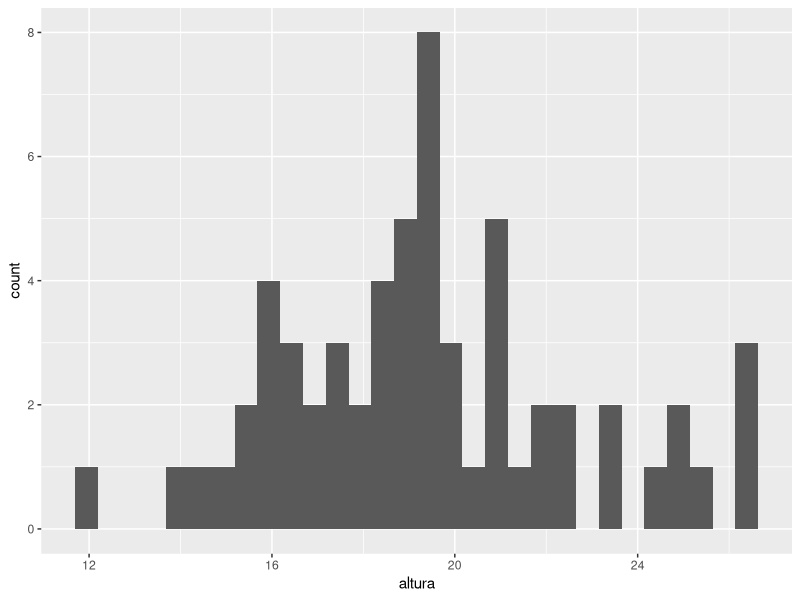
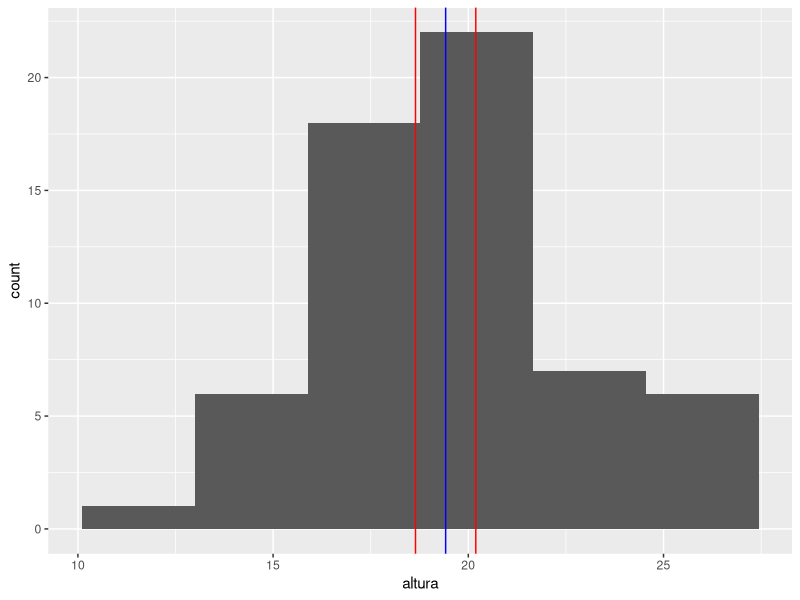

Recreate these plots in R, in order. (Note: this script raises an error after producing the figures.)
##### Teste de Hipotese #####

# leitura dos dados 
dados=read.csv('ex1.csv', sep = ',',dec='.',header = T)

##Carregando biblioteca 
install.packages("ggplot2")
library("ggplot2")

# Exercicio 1
# Siginificancia = erro -> 7%  
# confianca = acerto    -> 93%

t.test(dados$altura,conf.level=0.93)
ggplot(dados,aes(altura))+geom_histogram()
# a verdadeira media esta de 17.04 ate 19,27 com 93% de confiança
ggplot(dados,aes(altura))+geom_histogram(bins = 6)+geom_vline(xintercept=19.41936  ,col= 'blue')+
  geom_vline(xintercept=c(18.64731,20.19142),col='red')

# Exercicio 2
# leitura dos dados
dados2= read.csv('ex2.csv', sep=',', dec='.', header=T)

# Significancia = erro -> 3%
# Confianca =   acerto -> 97%

prop.test(107,200, conf.level=0.97)
# intervalo de confianca é de -> 0.4560724 0.6122653



# H0 => media  = 20
# H1 => media != 20
t.test(dados$tamanho, alternative="two.side" ,mu = 20,conf.level = 0.94)


# H0 => media = 18
# H1 => media < 18
t.test(dados$tamanho, alternative="less" ,mu = 18,conf.level = 0.96)

# H0 => media = 16
# H1 => media > 16

t.test(dados$tamanho, alternative = "greater", mu = 16, conf.level = 0.97)


##### Teste de proporcao #####

# H0 => proporcao  = 0.5
# H1 => proporcao != 0.5
prop.test(24,50,alternative = "two.side", p=0.5 ,conf.level = 0.98 )


# H0 => proporcao  = 0.65
# H1 => proporcao  < 0.65
prop.test(24,50,alternative = "less", p=0.65 ,conf.level = 0.94 )



##### Teste de hipotese para 2 amostras independentes ######
# leitura dos dados 
dados=read.csv('ex2.csv')

t.test(dados$a, dados$b, alternative ="two.side", conf.level = 0.95)

t.test(dados$a, dados$b, alternative= "less", conf.level = 0.95)

# H0 => m1-m2=0
# H1 => m1-m2>0
t.test(dados$a, dados$b, alternative= "greater", conf.level = 0.95)



prop.test(c(20,30),c(50,80),alternative ='two.side',conf.level = 0.95)
